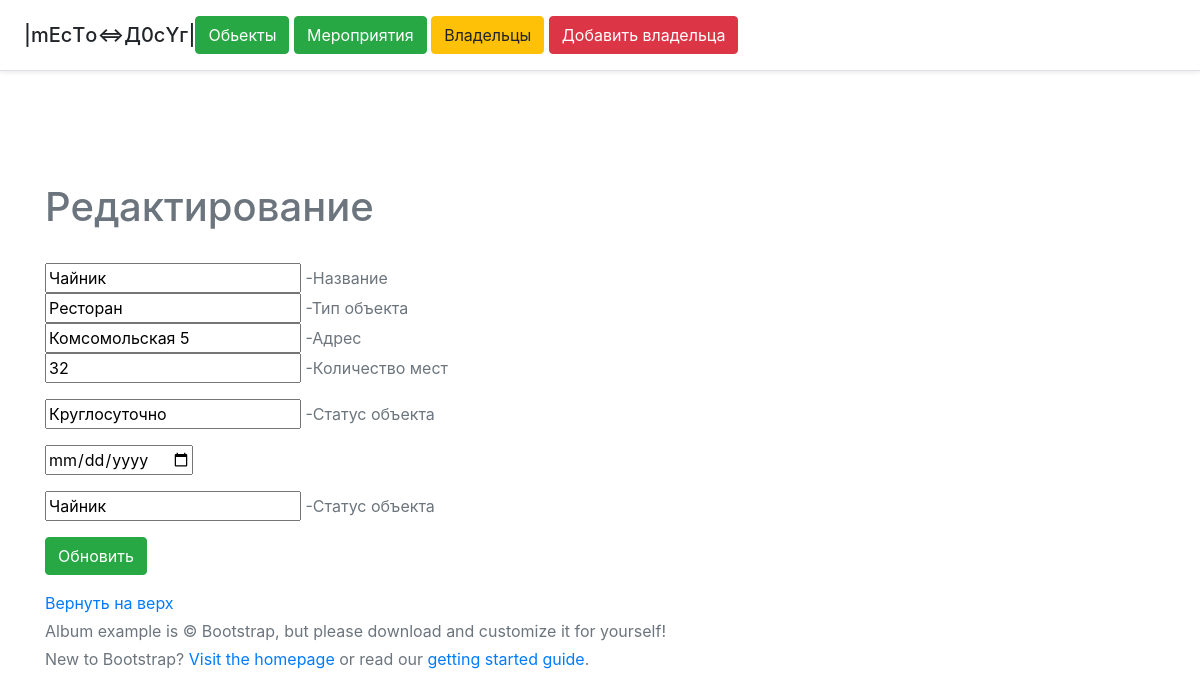
Screenshot of /house/1/update with the database file from the repository.
### app.py (models this page shows, shortened)
class House(db.Model):
    id = db.Column(db.Integer, primary_key=True)
    Name = db.Column(db.String(45), nullable=True)
    Name_owner = db.Column(db.String(45), nullable=True)
    Type = db.Column(db.String(45), nullable=True)
    Index = db.Column(db.String(45), nullable=True)
    Slots = db.Column(db.Integer, nullable=True)
    Status = db.Column(db.String(45), nullable=True)
    Data_open = db.Column(db.Integer, nullable=True)

### app.py (the view)
@app.route('/house/<int:id>/update', methods=['GET','POST'])
def house_update(id):
    house = House.query.get(id)
    event = Event.query.get(id)
    rep = Rep.query.get(id)
    if request.method == "POST":
        house.Name = request.form['Name']
        house.Type = request.form['Type']
        house.Index = request.form['Index']
        house.Slots = request.form['Slots']
        house.Status = request.form['Status']
        house.Data_open = request.form['Data_open']
        house.Name_owner = request.form['Name_owner']
        try:
            event.Name_house = request.form['Name']
        except:
            pass
        try:
            rep.Name_house = request.form['Name']
        except:
            pass
        try:
            db.session.commit()
            return redirect('/house')
        except:
            return "При редактировании произошла ошибка"
    else:
        rep = Rep.query.get(id)
        house = House.query.get(id)
        return render_template('house_update.html', house=house, rep=rep)

### templates/house_update.html (shortened to what this page needs)
{% extends 'base.html' %}
{% block body %}
<div class='container mt-5'>
    <h1>Редактирование</h1>
    <form  name="Form" id="Form" method="post"><br>
    <input type="text" name="Name" id="Name" value="{{ house.Name }}" placeholder="Название"/> -Название</input><br>
    <input type="text" name="Type" id="Type" value="{{ house.Type }}"placeholder="Тип объекта"/> -Тип объекта</input><br>
    <input type="text" name="Index" id="Index" value="{{ house.Index }}" placeholder="Адрес"/> -Адрес</input><br>
    <p><input type="text" name="Slots" id="Slots" value="{{ house.Slots }}" placeholder="Количество мест"/> -Количество мест</input><br></p>
    <p><input type="text" name="Status" id="Status" value="{{ house.Status }}" placeholder="Статус объекта"/> -Статус объекта</input><br></p>
    <p><input type="date" name="Data_open" id="Data_open" placeholder="{{ house.Data_open }}"/><br></p>
    <p><input type="text" name="Name_owner" id="Name_owner" value="{{ house.Name }}" placeholder="Статус объекта"/> -Статус объекта</input><br></p>
    <p><input type="submit" value="Обновить" class="btn btn-success"/></p>
    </form>
</div>
{% endblock %}

### templates/base.html (style rules this page uses)
.bodys { background: url(https://upload.wikimedia.org/wikipedia/commons/thumb/9/94/A_Website_Background.png/800px-A_Website_Background.png); background-size: 100%; }

### rows the page displays
House: Name "Чайник", Type "Ресторан", Index "Комсомольская 5", Slots "32", Status "Круглосуточно", Name_owner "Чайник"
